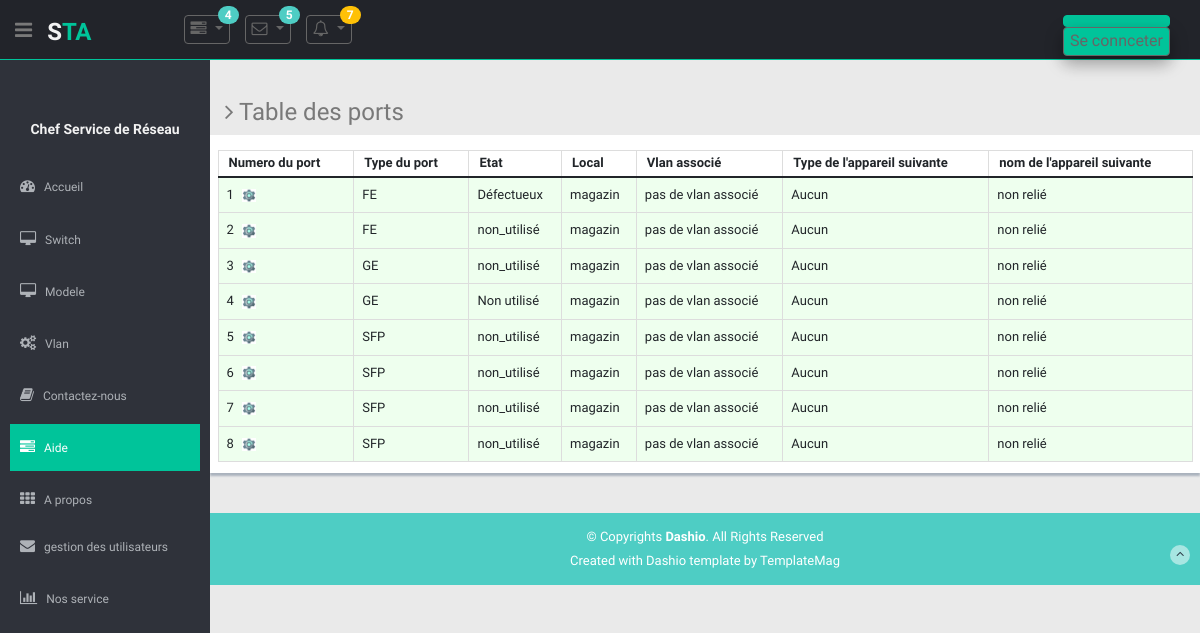
The app's page /app_principal/switch/16/port_tab/ with its own data.
### app_principal/models.py (models this page shows)
class Port(models.Model):
    defect = 'Défectueux'
    relie = 'Utilisé'
    nonutilise = 'Non utilisé'
    etat_port = [
        (defect, 'Défectueux'),
        (relie, 'Utilisé'),
        (nonutilise, 'Non utilisé'),
    ]
    fe = 'FE'
    ge = 'GE'
    sfp = 'SFP'
    choix_type_port = [
        (fe, 'FE'),
        (ge, 'GE'),
        (sfp, 'SFP'),
    ]
    prise = 'Prise'
    switch = 'Switch'
    poit_A = "Point d'accés"
    aucun = 'Aucun'
    autre = 'Autre'
    choix_type_suiv = [
        (prise, 'Prise'),
        (switch, 'Switch'),
        (poit_A, "Point d'accés"),
        (aucun, 'Aucun'),
        (autre, 'Autre'),
    ]
    switch = models.ForeignKey(switch, on_delete=models.CASCADE, null=True)
    num_port = models.PositiveIntegerField(default=1)
    local=models.CharField(
        max_length=100,
        default='magazin',)
    type_port = models.CharField(
        max_length=20,
        choices=choix_type_port,
    )
    etat = models.CharField(
        max_length=50,
        choices=etat_port,
        default=nonutilise)
    vlan_associe = models.CharField(
        'VLAN associé', max_length=50, default= nonutilise)
    nom_suiv = models.CharField(
        "Nom de l'appareil relié", max_length=100, default="Non relié")
    type_suiv = models.CharField(
        "Type de l'appareil relié ", max_length=15, default="Aucun", choices=choix_type_suiv,)

### app_principal/views.py (the view)
# urls.py: path('switch/<int:switch_id>/port_tab/', views.port_tab, name='port'),
def port_tab(request, switch_id):
    cols_principales = ['Numero du port', 'Type du port',
                        'Etat', 'Local','Vlan associé', "Type de l'appareil suivante", "nom de l'appareil suivante"]
    cols_detail = []
    Ports = Port.objects.filter(switch=switch_id)
    context = {'objet': 'ports', 'objets': Ports,
               'colsp': cols_principales, 'colsd': cols_detail, }
    return render(request, 'app_principal/offictable.html', context)

### app_principal/templates/app_principal/offictable.html (shortened to what this page needs)
{% extends 'base.html' %}
  {% load static %}
  {% block css %}
  <link type="text/css" href="{% static 'lib/font-awesome/css/font-awesome.css' %}" rel="stylesheet" />
  <link type="text/css" href="{% static 'lib/advanced-datatable/css/demo_page.css' %}" rel="stylesheet" />
  <link type="text/css" href="{% static 'lib/advanced-datatable/css/demo_table.css' %}" rel="stylesheet" />
  <link rel="stylesheet" href="{% static 'lib/advanced-datatable/css/DT_bootstrap.css' %}" />
  {% endblock %}
 {% block content %}
    <section class="wrapper">
        <h3><i class="fa fa-angle-right"></i> Table des {{ objet }}</h3>
      <div class="row mb">
        <div class="content-panel">
              <div class="adv-table">
                <table cellpadding="0" cellspacing="0" class="display table table-bordered" id="hidden-table-info">
                  <thead>
                    <tr>
                      {% for col in colsp %}
                      <th>{{ col }}</th>
                      {% endfor %}
                    </tr>
                  </thead>
                  <tbody>
                    {% for s in objets %}
                      {% if objet == "ports" %}
                        <tr class="gradeA">
                          <td>{{ s.num_port }} <a href="{% url 'app_principal:portconfig' s.switch.id s.num_port %}" ><img style="width:13.5px;margin-left: 5px;" src="{% static 'img/config.png' %}"/> </a></td>
                          <td>{{ s.type_port }}</td>
                          <td>{{ s.etat }}</td>
                          <td>{{ s.local }}</td>
                          <td>{{ s.vlan_associe }}</td>
                          <td>{{ s.type_suiv }}</td>
                          <td>{{ s.nom_suiv }}</td>
                        </tr>
                      {% endif %}
                    {% endfor %}
                  </tbody>
                </table>
              </div>
        </div>
      </div>
    </section>
  {% endblock %}

### app_principal/static/css/style.css (style rules this page uses)
body { color: #797979; background: #eaeaea; font-family: 'Ruda', sans-serif; padding: 0px !important; margin: 0px !important; font-size:13px; }
a, a:hover, a:focus { text-decoration: none; outline: none; }
.mb { margin-bottom: 25px; }
.wrapper { display: inline-block; margin-top: 60px; padding-left: 15px; padding-right: 15px; padding-bottom: 15px; padding-top: 0px; width: 100%; }
.content-panel { background: #ffffff; box-shadow: 0px 3px 2px #aab2bd; padding-top: 15px; padding-bottom: 5px; }

### records on screen
Port: num_port "1", type_port "FE", etat "Défectueux", local "magazin", vlan_associe "pas de vlan associé", type_suiv "Aucun", nom_suiv "non relié"
Port: num_port "2", type_port "FE", etat "non_utilisé", local "magazin", vlan_associe "pas de vlan associé", type_suiv "Aucun", nom_suiv "non relié"
Port: num_port "3", type_port "GE", etat "non_utilisé", local "magazin", vlan_associe "pas de vlan associé", type_suiv "Aucun", nom_suiv "non relié"
Port: num_port "4", type_port "GE", etat "Non utilisé", local "magazin", vlan_associe "pas de vlan associé", type_suiv "Aucun", nom_suiv "non relié"
Port: num_port "5", type_port "SFP", etat "non_utilisé", local "magazin", vlan_associe "pas de vlan associé", type_suiv "Aucun", nom_suiv "non relié"
Port: num_port "6", type_port "SFP", etat "non_utilisé", local "magazin", vlan_associe "pas de vlan associé", type_suiv "Aucun", nom_suiv "non relié"
Port: num_port "7", type_port "SFP", etat "non_utilisé", local "magazin", vlan_associe "pas de vlan associé", type_suiv "Aucun", nom_suiv "non relié"
Port: num_port "8", type_port "SFP", etat "non_utilisé", local "magazin", vlan_associe "pas de vlan associé", type_suiv "Aucun", nom_suiv "non relié"

### other values on screen
{{ objet }} "ports"
{{ col }} "Numero du port" "Type du port" "Etat" "Local" "Vlan associé" "Type de l'appareil suivante" "nom de l'appareil suivante"
